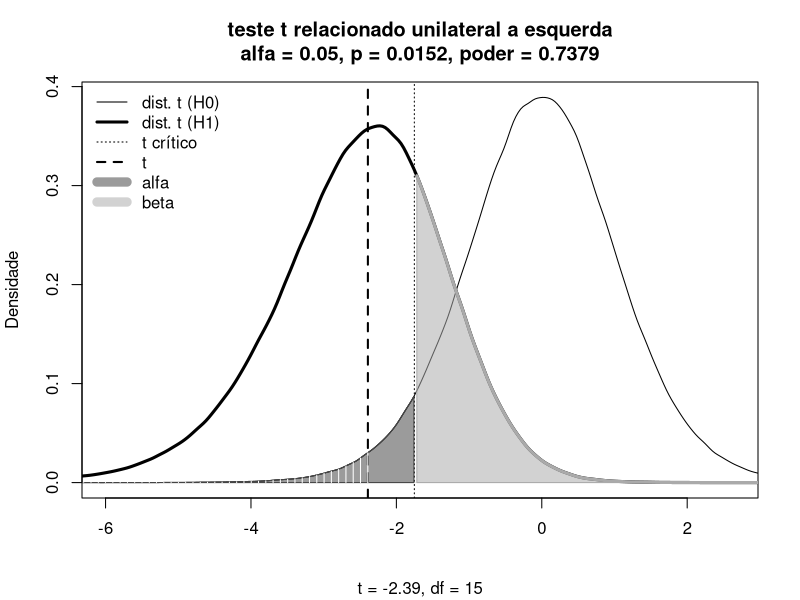

Recreate this plot in R.
# Teste t relacionado unilateral a esquerda
# Referencial teorico da distribuicao t central e nao-central

# define:
n <- 16
mediaA <- 5.9
mediaB <- 4.8
dpA <- 1.2
dpB <- 1.8
r <- 0.3
alfa <- 0.05

# calculo
dif <- mediaB - mediaA
df <- n - 1
ep <- sqrt((dpA^2 + dpB^2 - 2*r*dpA*dpB)/n)
t <- dif/ep
ncp <- t # ncp = estatistica de teste t
# media e dp das dist. t central e nao-central
mediaH0 <- 0
dpH0 <- sqrt(df/(df-2))
beta <- sqrt(df/2)*gamma((df-1)/2)/gamma(df/2)
mediaH1 <- ncp*beta
dpH1 <- sqrt(((df*(1+ncp^2))/(df-2))-mediaH1^2)
# valor-p
p <- pt(t,df)
# distribuicao t sob H0 (central: ncp = 0)
tH0 <- rt(1e6, df)
dtH0 <- density(tH0)
# distribuicao t sob H1 (nao-central: ncp = t)
tH1 <- rt(1e6, df, ncp)
dtH1 <- density(tH1)
# quantil critico (1-alfa)% sob H0 e poder 
q <- qt(alfa, df) 
poder <- pt(q,df,ncp)

# Grafico
x_min = max(c( min(c(dtH0$x,dtH1$x)), if(t<0){-2.5*abs(t)}else{-1.5*abs(q)} ))
x_max = min(c( max(c(dtH0$x,dtH1$x)), if(t>0){ 2.5*abs(t)}else{ 1.5*abs(q)} ))
# formato de p e poder
p_txt <- paste("p = ",round(p,4),sep="")
if(p<1e-4){p_txt <- paste("p = ",format(p, format = "e", digits = 2),sep="")}
if(p>0.9999){p_txt <- "p > 0.9999"}
plot(dtH0,type="l",
     main=paste("teste t relacionado unilateral a esquerda\n",
                "alfa = ",alfa,", ",p_txt,", poder = ",round(poder,4),
                sep=""),
     sub=paste("t = ",round(t,2),", df = ",round(df,2),sep=""),
     xlab=NA,ylab="Densidade",
     xlim = c(x_min,x_max),
     lwd=1, lty=1, col="#000000"
)
lines(dtH1,lwd=3, lty=1, col="#000000")
abline(v=q, lwd=1, lty = 3, col="#000000")
abline(v=t, lwd=2, lty = 2, col="#000000")
# area de alfa
# esquerda
alfa_x <- c(dtH0$x[dtH0$x<=q]) 
alfa_y <- c(dtH0$y[dtH0$x<=q])
lines(alfa_x, alfa_y, col="#444444", lwd=1)
alfa_x <- c(min(alfa_x),alfa_x,max(alfa_x))  
alfa_y <- c(0,alfa_y,0)
polygon(alfa_x, alfa_y, col="#44444488", border="#444444")
# area beta (1-poder)
beta_x <- c(dtH1$x[dtH1$x>=q]) 
beta_y <- c(dtH1$y[dtH1$x>=q])
lines(beta_x, beta_y, col="#aaaaaa", lwd=3)
beta_x <- c(min(beta_x),beta_x,max(beta_x))  
beta_y <- c(0,beta_y,0)
polygon(beta_x, beta_y, col="#aaaaaa88", border="#aaaaaa")
# area de p
if (p>alfa) {p_cor="#333333"} else {p_cor="#ffffff"}
# esquerda
p_x <- c(dtH0$x[dtH0$x<=t]) 
p_y <- c(dtH0$y[dtH0$x<=t])
p_x <- c(min(p_x),p_x,max(p_x))  
p_y <- c(0,p_y,0)
hachura_x <- c()
hachura_y <- c()
for (a in seq(from=1, to=length(p_x), by=3))
{
  hachura_x <- c(hachura_x, p_x[a])
  hachura_y <- c(hachura_y, p_y[a])
}
if (max(hachura_y)<0.005) 
{
  hachura_y <- rep( 0.005,length(hachura_y)); p_cor="#000000";
}
lines(hachura_x,hachura_y,type="h",lwd=1,lty=1,col=p_cor)
# legenda
if (abs(x_min)<abs(x_max)) {posleg <- "topright"} else {posleg <- "topleft"}
legend(posleg, 
       c(
         "dist. t (H0)", "dist. t (H1)", "t crítico", "t", "alfa", "beta"
       ), 
       col=c("#000000","#000000","#000000","#000000","#44444488","#aaaaaa88"),
       lwd=c(1,3,1,2,9,9), 
       lty=c(1,1,3,2,1,1), 
       box.lwd=0, bg="transparent")  
